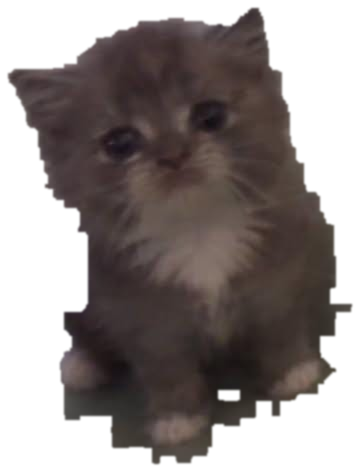
#> input picture assets/kitten_source.png, 359 x 471 px
$ python -i build_widget.py   (imports and definitions only)
#> lines starting #> are read from the running program, lines starting #| are printed output that depends on the picture
#> further down, picture is the input picture: PIL image 359x471 RGBA; mean R, G, B, A 85.6, 77.2, 73.6, 151.4
#!/usr/bin/env python3
"""
Build assets/retro-widget.svg: ONE 1990s-computer-style window containing
three panels - live avatar (left), live GitHub stats (top right), and the
kitten walking animation (bottom right, "KITTY PLAYGROUND").

Everything in this file regenerates on a schedule (see .github/workflows/
avatar.yml): live avatar_url, live contribution/streak/follower/repo/star
counts, and the kitten re-embedded from its committed source photo. The
kitten's photo and jokes are fixed, but it's still rebuilt into the SVG
every run so the whole window is always one consistent, freshly generated
artifact rather than several separately-hosted images.

The VHS degrade is an original re-implementation (chroma noise, luma
downsample/upsample, row-wave distortion), not vendored from any
third-party effect library.
"""
import base64
import io
import os
import sys

import numpy as np
import requests
from PIL import Image

USERNAME = os.environ.get("GITHUB_USERNAME", "ionik0")
TOKEN = os.environ.get("GITHUB_TOKEN")
OUT_PATH = os.environ.get("WIDGET_OUT", "assets/retro-widget.svg")
KITTEN_SRC = os.environ.get("KITTEN_SRC", "assets/kitten_source.png")

API = "https://api.github.com"
GRAPHQL = "https://api.github.com/graphql"
MONO = "font-family:'Courier New',monospace"

PHRASES = [
    "i can't code",
    "what bug is a debug?",
    "turn it off and on?",
    "404: motivation not found",
]

# ---- window geometry (1990s computer window: title bar, menu bar, status bar) ----
W, H = 760, 390
CONTENT_Y0, CONTENT_Y1 = 54, 354
AVATAR = dict(x=20, y=CONTENT_Y0, w=330, h=CONTENT_Y1 - CONTENT_Y0)
RIGHT_X, RIGHT_W = AVATAR["x"] + AVATAR["w"] + 16, W - (AVATAR["x"] + AVATAR["w"] + 16) - 20
STATS = dict(x=RIGHT_X, y=CONTENT_Y0, w=RIGHT_W, h=150)
KITTY = dict(x=RIGHT_X, y=STATS["y"] + STATS["h"] + 14, w=RIGHT_W,
             h=CONTENT_Y1 - (STATS["y"] + STATS["h"] + 14))


# [46 lines left out: functions fetch_user, fetch_repo_stars, fetch_calendar, longest_streak, not called in this run]


def vhs_effect(img: Image.Image) -> Image.Image:
    """Original re-implementation of a VHS-style degrade: chroma/luma
    noise, a downsample/upsample compression pass, and a row-wave
    distortion. Not derived from any third-party source."""
    rng = np.random.default_rng()
    arr = np.array(img.convert("RGB")).astype(np.float32)
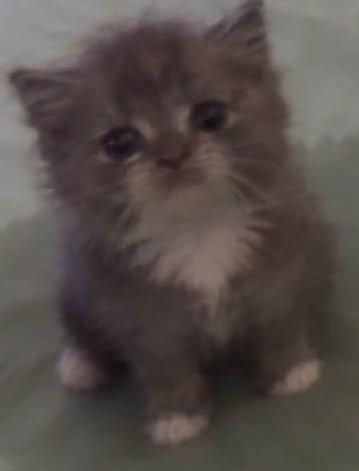
#> arr: shape (471, 359, 3) float32; mean R, G, B 85.6, 77.2, 73.6
    h, w, _ = arr.shape
#> h = 471; w = 359

    small = Image.fromarray(arr.astype(np.uint8)).resize((w // 3, h), Image.BILINEAR)
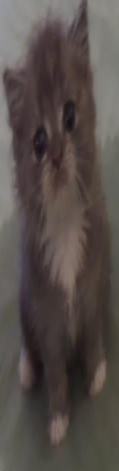
#> small: PIL image 119x471 RGB; mean R, G, B 85.6, 77.2, 73.6
    arr = np.array(small.resize((w, h), Image.BILINEAR)).astype(np.float32)

    for c, strength in enumerate((10, 14, 16)):
        arr[:, :, c] += rng.normal(0, strength, (h, w))
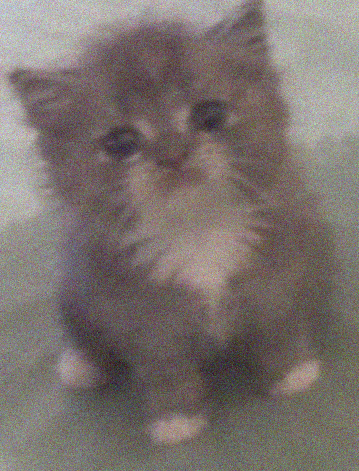
#> arr: shape (471, 359, 3) float32; mean R, G, B 85.6, 77.2, 73.6; drawn with min black and max white
    arr += rng.normal(0, 6, (h, w, 1))
    arr = np.clip(arr, 0, 255)
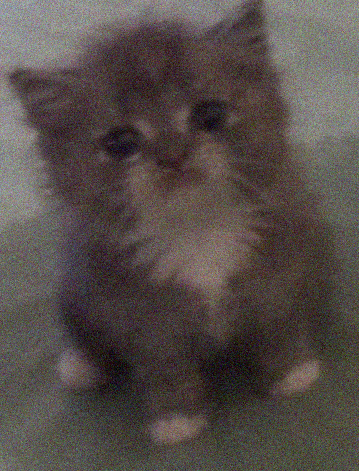
#> arr: shape (471, 359, 3) float32; mean R, G, B 85.6, 77.2, 73.6

    rows, cols = np.indices((h, w))
    offset = (1.4 * np.sin(2 * np.pi * rows[:, 0] / 45)).astype(int)
    shifted = np.empty_like(arr)
    for y in range(h):
        shifted[y] = np.roll(arr[y], offset[y], axis=0)
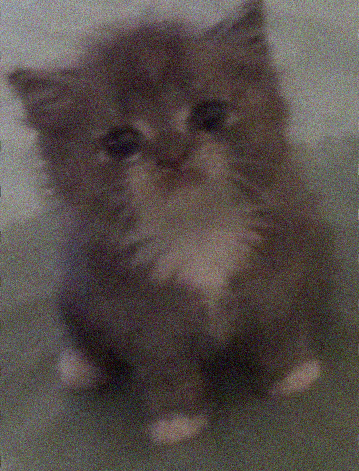
#> shifted: shape (471, 359, 3) float32; mean R, G, B 85.6, 77.2, 73.6
    arr = shifted

    return Image.fromarray(np.clip(arr, 0, 255).astype(np.uint8))


# [192 lines left out: functions group_box, window_chrome, avatar_panel, stats_panel, kitten_panel, build_svg and 1 more, not called in this run]


# [2 lines not run here, left out]

>>> from PIL import Image
>>> picture = Image.open('../assets/kitten_source.png')
>>> result = vhs_effect(picture)
